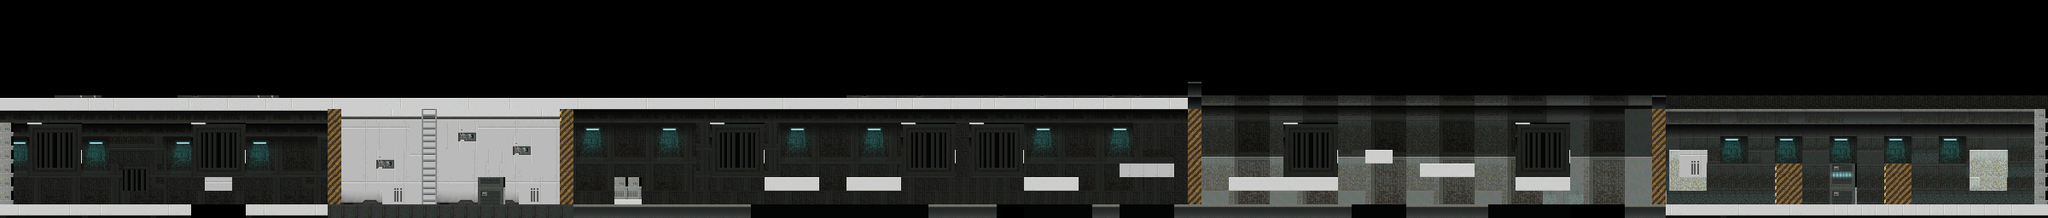

A level layout from a 2D game, rendered from its tile map. Below: a short description, then the map file with tile-grid data replaced by summaries:
An orthogonal 150x16 tile map with 16x16 px tiles, 1 tile layer (Tile Layer 1), 1 hidden layer not drawn and 33 objects.

<map version="1.0" orientation="orthogonal" renderorder="right-up" width="150" height="16" tilewidth="16" tileheight="16" nextobjectid="54">
 <tileset firstgid="1" name="scifi16" tilewidth="16" tileheight="16" spacing="1" margin="1" tilecount="672" columns="32">
  <image source="scifi_platformTiles_16x16.png" width="560" height="368" />
 </tileset>
 <imagelayer name="Image Layer 1" visible="0">
  <image source="39911_sci_fi_futuristic_city.jpg" width="2400" height="256" />
 </imagelayer>
 <layer name="Tile Layer 1" width="150" height="16">
  <data>[2400 cells, 1341 non-empty, 258 distinct tile ids]</data>
 </layer>
 <objectgroup name="lattia">
  <object id="2" x="-16" y="240" width="16" />
  <object id="3" x="170" y="307" width="1" />
  <object id="5" x="0" y="240" width="224" height="16" />
  <object id="7" x="288" y="240" width="96" height="16" />
  <object id="8" x="0" y="112" width="688" height="32" />
  <object id="9" x="384" y="240" width="304" height="16" />
  <object id="10" x="688" y="240" width="192" height="16" />
  <object id="11" x="896" y="208" width="64" height="16" />
  <object id="12" x="992" y="208" width="64" height="16" />
  <object id="14" x="704" y="128" width="64" height="16" />
  <object id="15" x="688" y="112" width="528" height="32" />
  <object id="16" x="1280" y="240" width="32" height="16" />
  <object id="17" x="1200" y="208" width="64" height="16" />
  <object id="18" x="1312" y="192" width="16" />
  <object id="20" x="1216" y="128" width="352" height="16" />
  <object id="25" x="1376" y="240" width="208" height="16" />
  <object id="26" x="1440" y="208" width="128" height="16" />
  <object id="28" x="1664" y="192" width="64" height="16" />
  <object id="29" x="1648" y="240" width="96" height="16" />
  <object id="30" x="1568" y="128" width="288" height="16" />
  <object id="31" x="1776" y="208" width="64" height="16" />
  <object id="34" x="1856" y="112" width="272" height="32" />
  <object id="36" x="2144" y="240" width="256" height="16" />
  <object id="37" x="2128" y="112" width="272" height="32" />
  <object id="38" x="0" y="144" width="16" height="96" />
  <object id="40" x="240" y="208" width="32" height="15.5" />
  <object id="42" x="1089" y="240.5" width="77.5" height="15.5" />
  <object id="43" x="1952" y="240" width="192" height="16" />
  <object id="46" x="720" y="208" width="32" height="32" />
  <object id="48" x="1904" y="240" width="48" height="16" />
  <object id="49" x="1312" y="192" width="64" height="16" />
  <object id="52" x="560" y="208" width="32" height="32" />
  <object id="53" x="1600" y="176" width="32" height="16" />
 </objectgroup>
</map>
